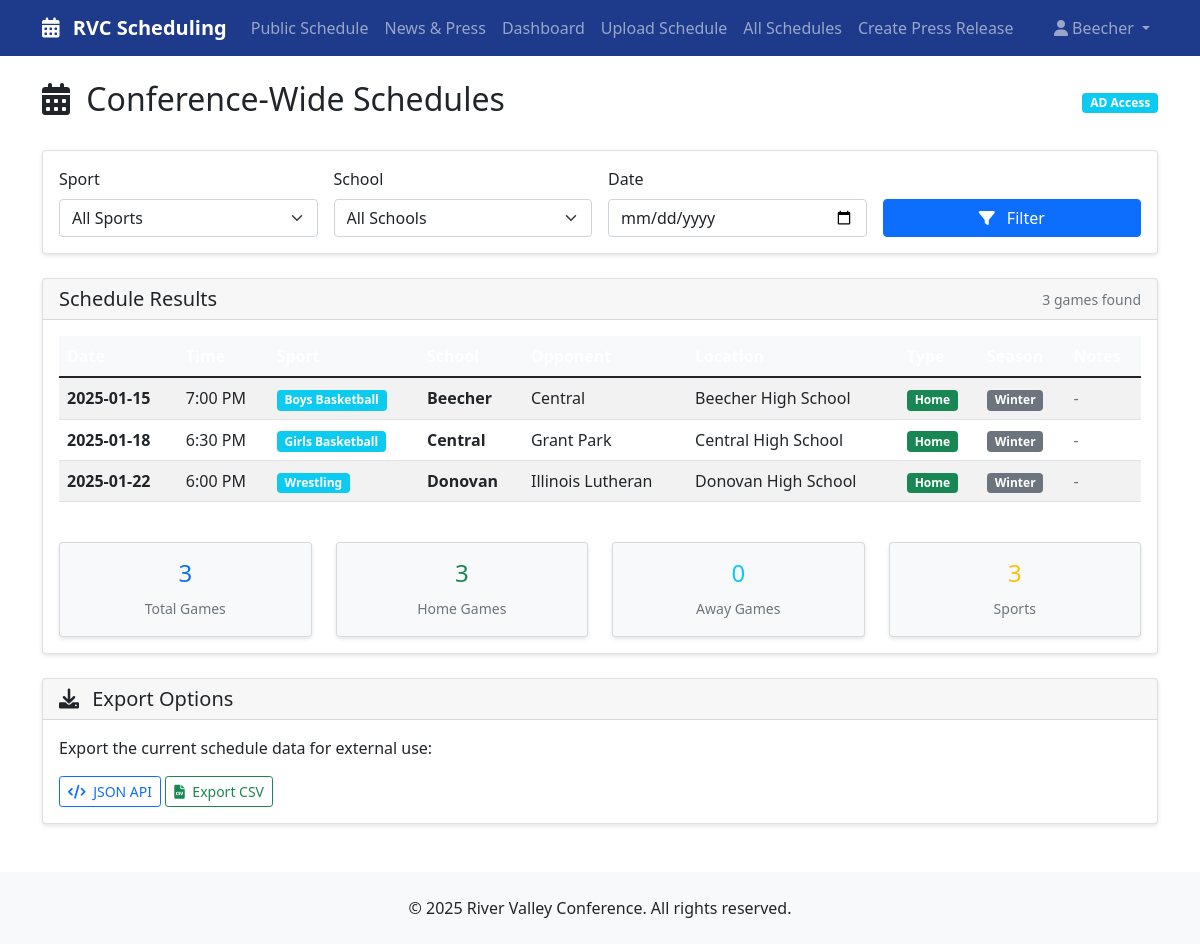
Page /all_schedules (signed in) on the committed database.
### tables this page shows
CREATE TABLE users (
                id INTEGER PRIMARY KEY AUTOINCREMENT,
                email TEXT UNIQUE NOT NULL,
                password_hash TEXT NOT NULL,
                school_name TEXT NOT NULL,
                role TEXT NOT NULL DEFAULT 'AD',
                full_name TEXT,
                created_at TIMESTAMP DEFAULT CURRENT_TIMESTAMP
            );

CREATE TABLE games (
                id INTEGER PRIMARY KEY AUTOINCREMENT,
                school_id INTEGER NOT NULL,
                sport TEXT NOT NULL,
                season TEXT NOT NULL,
                date TEXT NOT NULL,
                time TEXT,
                opponent TEXT NOT NULL,
                location TEXT,
                home_away TEXT NOT NULL,
                result TEXT,
                notes TEXT,
                uploaded_at TIMESTAMP DEFAULT CURRENT_TIMESTAMP,
                FOREIGN KEY (school_id) REFERENCES users (id)
            );

### app.py (the view)
@app.route('/all_schedules')
@login_required
@staff_required
def all_schedules():
    sport_filter = request.args.get('sport', '')
    school_filter = request.args.get('school', '')
    date_filter = request.args.get('date', '')
    with get_db() as conn:
        query = '''
            SELECT g.*, u.school_name
            FROM games g
            JOIN users u ON g.school_id = u.id
            WHERE 1=1
        '''
        params = []
        if sport_filter:
            query += ' AND g.sport = ?'
            params.append(sport_filter)
        if school_filter:
            query += ' AND u.school_name = ?'
            params.append(school_filter)
        if date_filter:
            query += ' AND g.date = ?'
            params.append(date_filter)
        query += ' ORDER BY g.date ASC, g.time ASC'
        games = conn.execute(query, params).fetchall()
        schools = conn.execute('SELECT DISTINCT school_name FROM users WHERE role = "AD"').fetchall()
        sports = conn.execute('SELECT DISTINCT sport FROM games').fetchall()
    return render_template('all_schedules.html', games=games, schools=schools, sports=sports,
                         sport_filter=sport_filter, school_filter=school_filter, date_filter=date_filter)

### app.py (called while the page is built)
def get_db():
    conn = sqlite3.connect(DATABASE)
    conn.row_factory = sqlite3.Row
    return conn

@login_manager.user_loader
def load_user(user_id):
    with get_db() as conn:
        user = conn.execute('SELECT * FROM users WHERE id = ?', (user_id,)).fetchone()
        if user:
            return User(user['id'], user['email'], user['school_name'], user['role'], user['full_name'])
    return None

def staff_required(f):
    @wraps(f)
    def decorated_function(*args, **kwargs):
        if not current_user.is_authenticated or current_user.role not in ['AD', 'Principal']:
            flash('Access denied. School staff only.', 'danger')
            return redirect(url_for('login'))
        return f(*args, **kwargs)
    return decorated_function

### templates/all_schedules.html (shortened to what this page needs)
{% extends "base.html" %}
{% block content %}
<div class="d-flex justify-content-between align-items-center mb-4">
    <h2>
        <i class="fas fa-calendar-alt me-2"></i>
        Conference-Wide Schedules
    </h2>
    <div class="badge bg-info">{{ current_user.role }} Access</div>
</div>
<div class="card mb-4">
    <div class="card-body">
        <form method="GET" class="row g-3">
            <div class="col-md-3">
                <label for="sport" class="form-label">Sport</label>
                <select class="form-select" id="sport" name="sport">
                    <option value="">All Sports</option>
                </select>
            </div>
            <div class="col-md-3">
                <label for="school" class="form-label">School</label>
                <select class="form-select" id="school" name="school">
                    <option value="">All Schools</option>
                </select>
            </div>
            <div class="col-md-3">
                <label for="date" class="form-label">Date</label>
                <input type="date" class="form-control" id="date" name="date" value="{{ date_filter }}">
            </div>
            <div class="col-md-3">
                <label class="form-label">&nbsp;</label>
                <div class="d-grid">
                    <button type="submit" class="btn btn-primary">
                        <i class="fas fa-filter me-2"></i>
                        Filter
                    </button>
                </div>
            </div>
        </form>
    </div>
</div>
<div class="card">
    <div class="card-header">
        <div class="d-flex justify-content-between align-items-center">
            <h5 class="mb-0">Schedule Results</h5>
            {% if games %}
            <small class="text-muted">{{ games|length }} games found</small>
            {% endif %}
        </div>
    </div>
    <div class="card-body">
        {% if games %}
        <div class="table-responsive">
            <table class="table table-striped table-hover">
                <thead class="table-dark">
                    <tr>
                        <th>Date</th>
                        <th>Time</th>
                        <th>Sport</th>
                        <th>School</th>
                        <th>Opponent</th>
                        <th>Location</th>
                        <th>Type</th>
                        <th>Season</th>
                        <th>Notes</th>
                    </tr>
                </thead>
                <tbody>
                    {% for game in games %}
                    <tr>
                        <td>
                            <strong>{{ game.date }}</strong>
                        </td>
                        <td>{{ game.time or 'TBD' }}</td>
                        <td>
                            <span class="badge bg-info">{{ game.sport }}</span>
                        </td>
                        <td>
                            <strong>{{ game.school_name }}</strong>
                        </td>
                        <td>{{ game.opponent }}</td>
                        <td>{{ game.location or 'TBD' }}</td>
                        <td>
                            <span class="badge bg-{{ 'success' if game.home_away == 'Home' else 'primary' }}">
                                {{ game.home_away }}
                            </span>
                        </td>
                        <td>
                            <span class="badge bg-secondary">{{ game.season }}</span>
                        </td>
                        <td>
                            {% if game.notes %}
                            <small class="text-muted">{{ game.notes }}</small>
                            {% else %}
                            <span class="text-muted">-</span>
                            {% endif %}
                        </td>
                    </tr>
                    {% endfor %}
                </tbody>
            </table>
        </div>
        <div class="row mt-4">
            <div class="col-md-3">
                <div class="card bg-light">
                    <div class="card-body text-center">
                        <h4 class="text-primary">{{ games|length }}</h4>
                        <small class="text-muted">Total Games</small>
                    </div>
                </div>
            </div>
            <div class="col-md-3">
                <div class="card bg-light">
                    <div class="card-body text-center">
                        <h4 class="text-success">{{ games|selectattr('home_away', 'equalto', 'Home')|list|length }}</h4>
                        <small class="text-muted">Home Games</small>
                    </div>
                </div>
            </div>
            <div class="col-md-3">
                <div class="card bg-light">
                    <div class="card-body text-center">
                        <h4 class="text-info">{{ games|selectattr('home_away', 'equalto', 'Away')|list|length }}</h4>
                        <small class="text-muted">Away Games</small>
                    </div>
                </div>
            </div>
            <div class="col-md-3">
                <div class="card bg-light">
                    <div class="card-body text-center">
                        <h4 class="text-warning">{{ games|map(attribute='sport')|unique|list|length }}</h4>
                        <small class="text-muted">Sports</small>
                    </div>
                </div>
            </div>
        </div>
        {% endif %}
    </div>
</div>
{% if games %}
<div class="card mt-4">
    <div class="card-header">
        <h5 class="mb-0">
            <i class="fas fa-download me-2"></i>
            Export Options
        </h5>
    </div>
    <div class="card-body">
        <p>Export the current schedule data for external use:</p>
        <a href="{{ url_for('api_games') }}"
           class="btn btn-outline-primary btn-sm" target="_blank">
            <i class="fas fa-code me-1"></i>
            JSON API
        </a>
        <button class="btn btn-outline-success btn-sm" onclick="exportToCSV()">
            <i class="fas fa-file-csv me-1"></i>
            Export CSV
        </button>
    </div>
</div>
{% endif %}
{% endblock %}

### templates/base.html (shortened to what this page needs)
<!DOCTYPE html>
<html lang="en">
<head>
    <link href="https://cdn.jsdelivr.net/npm/bootstrap@5.1.3/dist/css/bootstrap.min.css" rel="stylesheet">
    <link href="https://cdnjs.cloudflare.com/ajax/libs/font-awesome/6.0.0/css/all.min.css" rel="stylesheet">
</head>
<body>
    <nav class="navbar navbar-expand-lg navbar-dark rvc-blue">
        <div class="container">
            <a class="navbar-brand" href="{{ url_for('index') }}">
                <i class="fas fa-calendar-alt me-2"></i>
                RVC Scheduling
            </a>
            <div class="collapse navbar-collapse" id="navbarNav">
                <ul class="navbar-nav me-auto">
                    <li class="nav-item">
                        <a class="nav-link" href="{{ url_for('public_schedule') }}">Public Schedule</a>
                    </li>
                    <li class="nav-item">
                        <a class="nav-link" href="{{ url_for('press_releases') }}">News & Press</a>
                    </li>
                    {% if current_user.is_authenticated %}
                    <li class="nav-item">
                        <a class="nav-link" href="{{ url_for('dashboard') }}">Dashboard</a>
                    </li>
                    {% if current_user.role == 'AD' %}
                    <li class="nav-item">
                        <a class="nav-link" href="{{ url_for('upload_schedule') }}">Upload Schedule</a>
                    </li>
                    {% endif %}
                    <li class="nav-item">
                        <a class="nav-link" href="{{ url_for('all_schedules') }}">All Schedules</a>
                    </li>
                    <li class="nav-item">
                        <a class="nav-link" href="{{ url_for('create_press_release') }}">Create Press Release</a>
                    </li>
                    {% endif %}
                </ul>
                <ul class="navbar-nav">
                    {% if current_user.is_authenticated %}
                    <li class="nav-item dropdown">
                        <a class="nav-link dropdown-toggle" href="#" id="navbarDropdown" role="button" data-bs-toggle="dropdown">
                            <i class="fas fa-user me-1"></i>{{ current_user.school_name }}
                        </a>
                    </li>
                    {% else %}
                    <li class="nav-item">
                        <a class="nav-link" href="{{ url_for('login') }}">Login</a>
                    </li>
                    {% endif %}
                </ul>
            </div>
        </div>
    </nav>
    <main class="container mt-4">
        {% block content %}{% endblock %}
    </main>
    <footer class="bg-light mt-5 py-4">
        <div class="container text-center">
            <p class="mb-0">&copy; 2025 River Valley Conference. All rights reserved.</p>
        </div>
    </footer>
</body>
</html>

### templates/base.html (style rules this page uses)
.navbar-brand { font-weight: bold; }
.rvc-blue { background-color: #1e3a8a; }
.card { box-shadow: 0 2px 4px rgba(0,0,0,0.1); }
.table thead th { background-color: #f8f9fa; }

### rows in the picture
users: school_name "Beecher", role "AD"
games: date "2025-01-15", time "7:00 PM", sport "Boys Basketball", school_name "Beecher", opponent "Central", location "Beecher High School", home_away "Home", season "Winter"
games: date "2025-01-18", time "6:30 PM", sport "Girls Basketball", school_name "Central", opponent "Grant Park", location "Central High School", home_away "Home", season "Winter"
games: date "2025-01-22", time "6:00 PM", sport "Wrestling", school_name "Donovan", opponent "Illinois Lutheran", location "Donovan High School", home_away "Home", season "Winter"

### other values in the picture
{{ games|length }} "3"
{{ games|selectattr('home_away', 'equalto', 'Home')|list|length }} "3"
{{ games|selectattr('home_away', 'equalto', 'Away')|list|length }} "0"
{{ games|map(attribute='sport')|unique|list|length }} "3"
